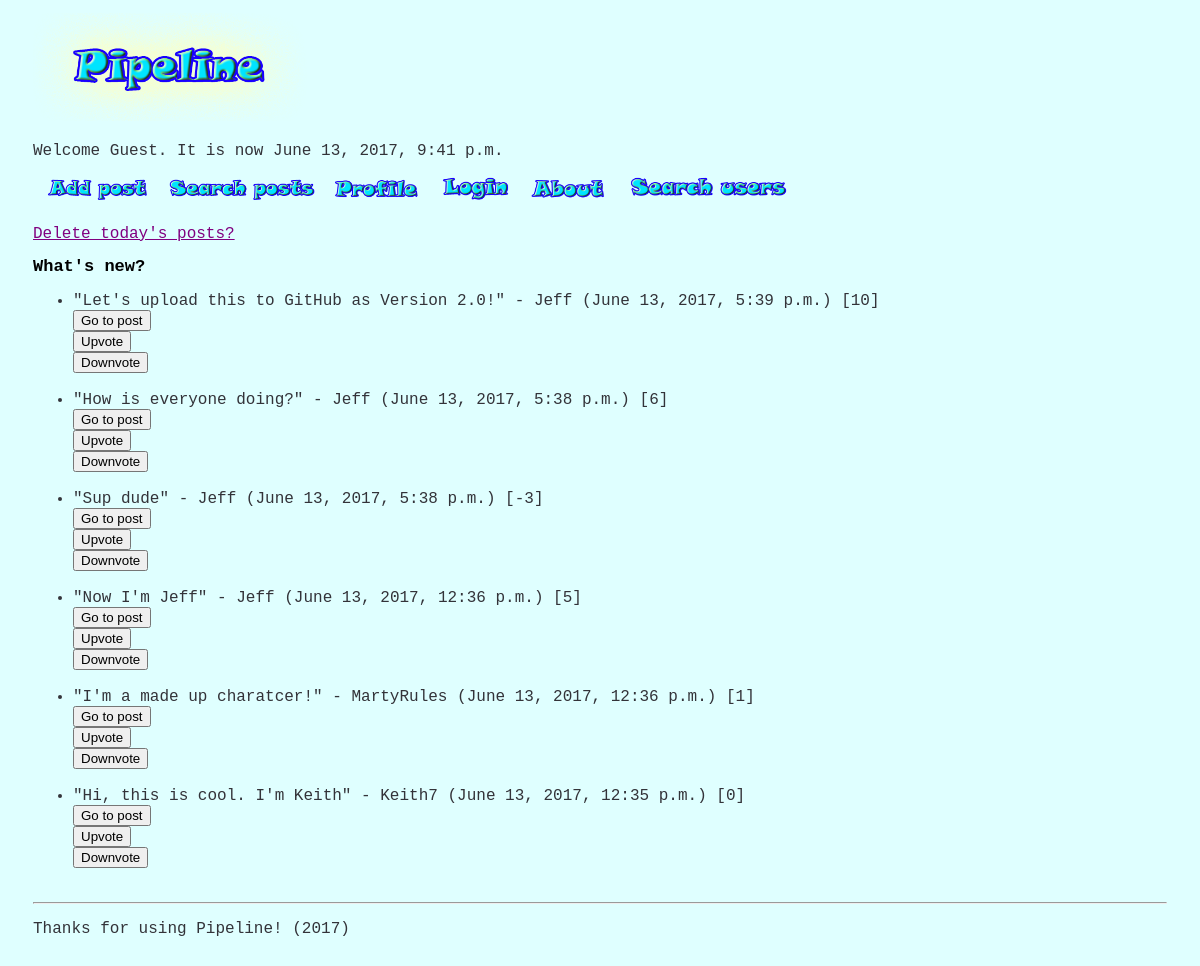
The page / on the database its author committed.
### posts/models.py (models this page shows, shortened)
class Post(models.Model):
    message = models.CharField(max_length=100)
    post_date = models.DateTimeField()
    user = models.ForeignKey(User, null = True, blank = True)
    votes = models.IntegerField()

### pipeline/views.py (the view)
# urls.py: url(r'^$', homepage),
def homepage(request):
    now = datetime.datetime.now()
    posts = sort_posts_recent()
    if request.user.username:
        username = request.user.username
    else:
        username = 'guest'
    return render(request, 'homepage.html', {'current_date': now, 'posts': posts, 'username': username})

### pipeline/views.py (called while the page is built)
def sort_posts_recent():
    posts_data = Post.objects.all()
    post_tuples = [(single_post.post_date, single_post) for single_post in posts_data]
    sorted_posts = [item[1] for item in sorted(post_tuples, key=lambda tup: tup[0], reverse=True)]
    return sorted_posts

### templates/homepage.html (shortened to what this page needs)
{% extends "base.html" %}
{% block content %}
<p>Welcome {{ username | capfirst }}. It is now {{ current_date }}</p>
{% load static %}
<a href = "addpost"><img src = "{% static 'pipeline/add_post.png' %}" alt = "Add Post" width = "130px" ></a>
<a href = "search"><img src = "{% static 'pipeline/search_post.png' %}" alt = "Search Posts" width = "150px" ></a> &nbsp;
<a href = "profile"><img src = "{% static 'pipeline/profile.png' %}" alt = "Profile" width = "95px" ></a> &nbsp;
{% if username == 'guest' %}
<a href = "login"><img src = "{% static 'pipeline/login.png' %}" alt = "Login" width = "80px" ></a> &nbsp;
{% endif %}
<a href = "about"><img src = "{% static 'pipeline/about.png' %}" alt = "About" width = "80px" ></a> &nbsp;&nbsp;&nbsp;
<a href = "/"><img src = "{% static 'pipeline/search_user.png' %}" alt = "Search Users" width = "160px" ></a></br>
<a href = "delete">Delete today's posts?</a>
<h2>What's new?</h2>
<ul>
	{% for post in posts %}
	<li>"{{ post.message }}" - {{ post.user.username | capfirst }} ({{ post.post_date }}) [{{ post.votes }}]</li>
	<form action="/post/{{post.id}}/0" method="get">
	<input type="submit" value="Go to post">
</form>
<form action="/post/{{post.id}}/1" method="get">
	<input type="submit" value="Upvote">
</form>
<form action="/post/{{post.id}}/2" method="get">
	<input type="submit" value="Downvote">
</form>
{% endfor %}
</ul>
{% endblock %}

### templates/base.html (style rules this page uses)
h2 { font-family: monospace; color: black; font-size: 17px; text-decoration: bold }
ul, p { font-family: monospace; color: #333339; font-size: 16px; }
a { font-family: monospace; color: purple; font-size: 16px; }
body { background-color: #DFFFFF; display: block; padding: 5px 25px; }

### rows shown on the page
Post: message "Let's upload this to GitHub as Version 2.0!", user.username "Jeff", post_date "June 13, 2017, 5:39 p.m.", votes "10"
Post: message "How is everyone doing?", user.username "Jeff", post_date "June 13, 2017, 5:38 p.m.", votes "6"
Post: message "Sup dude", user.username "Jeff", post_date "June 13, 2017, 5:38 p.m.", votes "-3"
Post: message "Now I'm Jeff", user.username "Jeff", post_date "June 13, 2017, 12:36 p.m.", votes "5"
Post: message "I'm a made up charatcer!", user.username "MartyRules", post_date "June 13, 2017, 12:36 p.m.", votes "1"
Post: message "Hi, this is cool. I'm Keith", user.username "Keith7", post_date "June 13, 2017, 12:35 p.m.", votes "0"

### other values the page prints
{{ username | capfirst }} "Guest"
